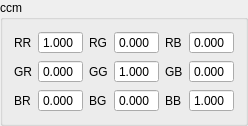
              <widget class="QGroupBox" name="groupBox_10">
               <property name="title">
                <string>ccm</string>
               </property>
               <layout class="QGridLayout" name="gridLayout_12">
                <item row="1" column="4">
                 <layout class="QVBoxLayout" name="verticalLayout_3">
                  <item>
                   <layout class="QHBoxLayout" name="horizontalLayout_2">
                    <item>
                     <widget class="QLabel" name="label_22">
                      <property name="text">
                       <string>RR</string>
                      </property>
                     </widget>
                    </item>
                    <item>
                     <widget class="QDoubleSpinBox" name="ccm_rr">
                      <property name="buttonSymbols">
                       <enum>QAbstractSpinBox::NoButtons</enum>
                      </property>
                      <property name="decimals">
                       <number>3</number>
                      </property>
                      <property name="minimum">
                       <double>-8.000000000000000</double>
                      </property>
                      <property name="maximum">
                       <double>8.000000000000000</double>
                      </property>
                      <property name="value">
                       <double>1.000000000000000</double>
                      </property>
                     </widget>
                    </item>
                    <item>
                     <widget class="QLabel" name="label_23">
                      <property name="text">
                       <string>RG</string>
                      </property>
                     </widget>
                    </item>
                    <item>
                     <widget class="QDoubleSpinBox" name="ccm_rg">
                      <property name="buttonSymbols">
                       <enum>QAbstractSpinBox::NoButtons</enum>
                      </property>
                      <property name="decimals">
                       <number>3</number>
                      </property>
                      <property name="minimum">
                       <double>-8.000000000000000</double>
                      </property>
                      <property name="maximum">
                       <double>8.000000000000000</double>
                      </property>
                     </widget>
                    </item>
                    <item>
                     <widget class="QLabel" name="label_24">
                      <property name="text">
                       <string>RB</string>
                      </property>
                     </widget>
                    </item>
                    <item>
                     <widget class="QDoubleSpinBox" name="ccm_rb">
                      <property name="buttonSymbols">
                       <enum>QAbstractSpinBox::NoButtons</enum>
                      </property>
                      <property name="decimals">
                       <number>3</number>
                      </property>
                      <property name="minimum">
                       <double>-8.000000000000000</double>
                      </property>
                      <property name="maximum">
                       <double>8.000000000000000</double>
                      </property>
                     </widget>
                    </item>
                   </layout>
                  </item>
                  <item>
                   <layout class="QHBoxLayout" name="horizontalLayout_4">
                    <item>
                     <widget class="QLabel" name="label_25">
                      <property name="text">
                       <string>GR</string>
                      </property>
                     </widget>
                    </item>
                    <item>
                     <widget class="QDoubleSpinBox" name="ccm_gr">
                      <property name="buttonSymbols">
                       <enum>QAbstractSpinBox::NoButtons</enum>
                      </property>
                      <property name="decimals">
                       <number>3</number>
                      </property>
                      <property name="minimum">
                       <double>-8.000000000000000</double>
                      </property>
                      <property name="maximum">
                       <double>8.000000000000000</double>
                      </property>
                     </widget>
                    </item>
                    <item>
                     <widget class="QLabel" name="label_26">
                      <property name="text">
                       <string>GG</string>
                      </property>
                     </widget>
                    </item>
                    <item>
                     <widget class="QDoubleSpinBox" name="ccm_gg">
                      <property name="buttonSymbols">
                       <enum>QAbstractSpinBox::NoButtons</enum>
                      </property>
                      <property name="decimals">
                       <number>3</number>
                      </property>
                      <property name="minimum">
                       <double>-8.000000000000000</double>
                      </property>
                      <property name="maximum">
                       <double>8.000000000000000</double>
                      </property>
                      <property name="value">
                       <double>1.000000000000000</double>
                      </property>
                     </widget>
                    </item>
                    <item>
                     <widget class="QLabel" name="label_27">
                      <property name="text">
                       <string>GB</string>
                      </property>
                     </widget>
                    </item>
                    <item>
                     <widget class="QDoubleSpinBox" name="ccm_gb">
                      <property name="buttonSymbols">
                       <enum>QAbstractSpinBox::NoButtons</enum>
                      </property>
                      <property name="decimals">
                       <number>3</number>
                      </property>
                      <property name="minimum">
                       <double>-8.000000000000000</double>
                      </property>
                      <property name="maximum">
                       <double>8.000000000000000</double>
                      </property>
                     </widget>
                    </item>
                   </layout>
                  </item>
                  <item>
                   <layout class="QHBoxLayout" name="horizontalLayout_5">
                    <item>
                     <widget class="QLabel" name="label_28">
                      <property name="text">
                       <string>BR</string>
                      </property>
                     </widget>
                    </item>
                    <item>
                     <widget class="QDoubleSpinBox" name="ccm_br">
                      <property name="buttonSymbols">
                       <enum>QAbstractSpinBox::NoButtons</enum>
                      </property>
                      <property name="decimals">
                       <number>3</number>
                      </property>
                      <property name="minimum">
                       <double>-8.000000000000000</double>
                      </property>
                      <property name="maximum">
                       <double>8.000000000000000</double>
                      </property>
                     </widget>
                    </item>
                    <item>
                     <widget class="QLabel" name="label_29">
                      <property name="text">
                       <string>BG</string>
                      </property>
                     </widget>
                    </item>
                    <item>
                     <widget class="QDoubleSpinBox" name="ccm_bg">
                      <property name="buttonSymbols">
                       <enum>QAbstractSpinBox::NoButtons</enum>
                      </property>
                      <property name="decimals">
                       <number>3</number>
                      </property>
                      <property name="minimum">
                       <double>-8.000000000000000</double>
                      </property>
                      <property name="maximum">
                       <double>8.000000000000000</double>
                      </property>
                     </widget>
                    </item>
                    <item>
                     <widget class="QLabel" name="label_30">
                      <property name="text">
                       <string>BB</string>
                      </property>
                     </widget>
                    </item>
                    <item>
                     <widget class="QDoubleSpinBox" name="ccm_bb">
                      <property name="buttonSymbols">
                       <enum>QAbstractSpinBox::NoButtons</enum>
                      </property>
                      <property name="decimals">
                       <number>3</number>
                      </property>
                      <property name="minimum">
                       <double>-8.000000000000000</double>
                      </property>
                      <property name="maximum">
                       <double>8.000000000000000</double>
                      </property>
                      <property name="value">
                       <double>1.000000000000000</double>
                      </property>
                     </widget>
                    </item>
                   </layout>
                  </item>
                 </layout>
                </item>
               </layout>
              </widget>
